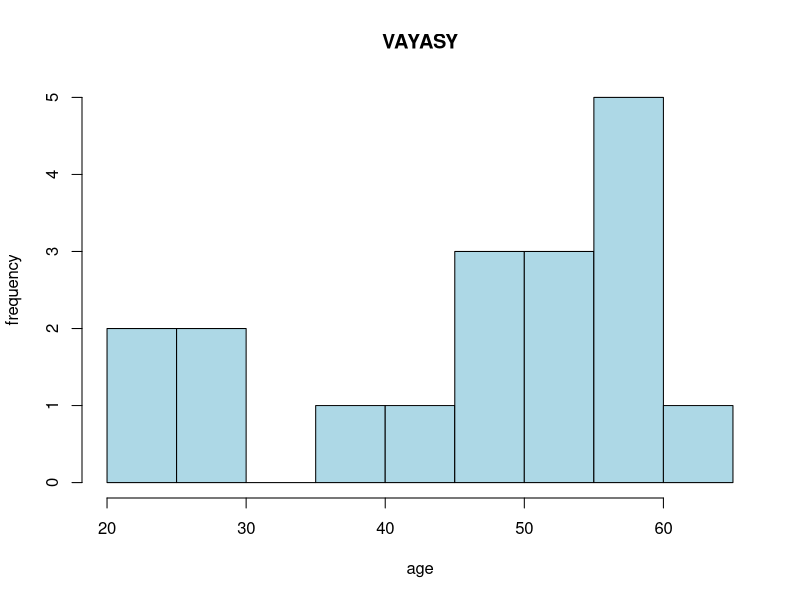

The R script that drew this image:
age<-c(23,23,27,27,39,41,47,49,50,52,54,54,56,57,58,58,60,61)

hist(age,
     main = "VAYASY",
     xlab = "age",
     ylab = "frequency",
     col = "lightblue")
